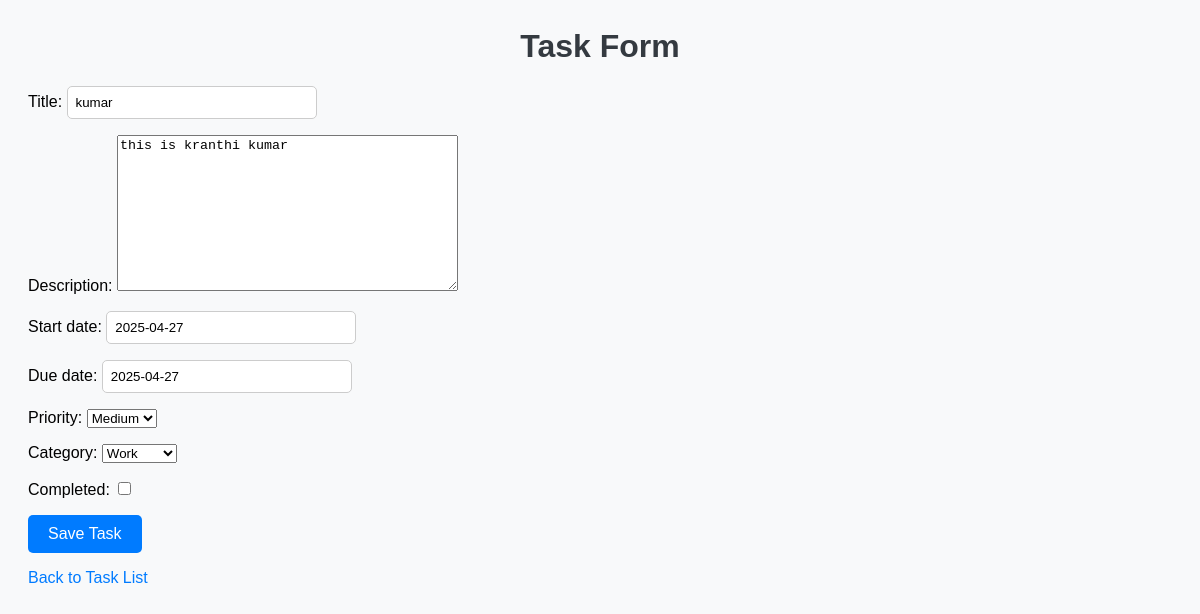
The app's page /update/2/ with its own data.
### tasks/models.py (models this page shows, shortened)
class Task(models.Model):
    PRIORITY_CHOICES = [
        ('High', 'High'),
        ('Medium', 'Medium'),
        ('Low', 'Low'),
    ]
    CATEGORY_CHOICES = [
        ('Work', 'Work'),
        ('Personal', 'Personal'),
        ('Study', 'Study'),
    ]
    title = models.CharField(max_length=100)
    description = models.TextField(blank=True)
    start_date = models.DateField()
    due_date = models.DateField()
    priority = models.CharField(max_length=10, choices=PRIORITY_CHOICES)
    category = models.CharField(max_length=10, choices=CATEGORY_CHOICES)
    completed = models.BooleanField(default=False)

### tasks/views.py (the view)
# urls.py: path('update/<int:pk>/', views.task_update, name='task_update'),
def task_update(request, pk):
    task = Task.objects.get(id=pk)
    form = TaskForm(instance=task)
    if request.method == 'POST':
        form = TaskForm(request.POST, instance=task)
        if form.is_valid():
            form.save()
            return redirect('task_list')
    return render(request, 'tasks/task_form.html', {'form': form})

### tasks/forms.py
class TaskForm(forms.ModelForm):
    class Meta:
        model = Task
        fields = '__all__'

### tasks/templates/tasks/task_form.html (shortened to what this page needs)
{% load static %}
<html>
<head>
    <link rel="stylesheet" type="text/css" href="{% static 'tasks/style.css' %}">
</head>
<body>
    <h1>Task Form</h1>
    <form method="post">
        {{ form.as_p }}
        <button type="submit" class="btn">Save Task</button>
    </form>
    <a href="{% url 'task_list' %}">Back to Task List</a>
</body>
</html>

### tasks/static/tasks/style.css (style rules this page uses)
body { font-family: Arial, sans-serif; background-color: #f8f9fa; padding: 20px; }
h1 { color: #343a40; text-align: center; }
a { text-decoration: none; color: #007bff; }
button, .btn { background-color: #007bff; color: white; border: none; padding: 10px 20px; font-size: 16px; border-radius: 5px; cursor: pointer; text-align: center; display: inline-block; }
input[type="text"] { padding: 8px; width: 250px; margin-right: 10px; border-radius: 5px; border: 1px solid #ccc; }

### records on screen
Task: title "kumar", description "this is kranthi kumar", start_date "2025-04-27", due_date "2025-04-27", priority "Medium", category "Work"
